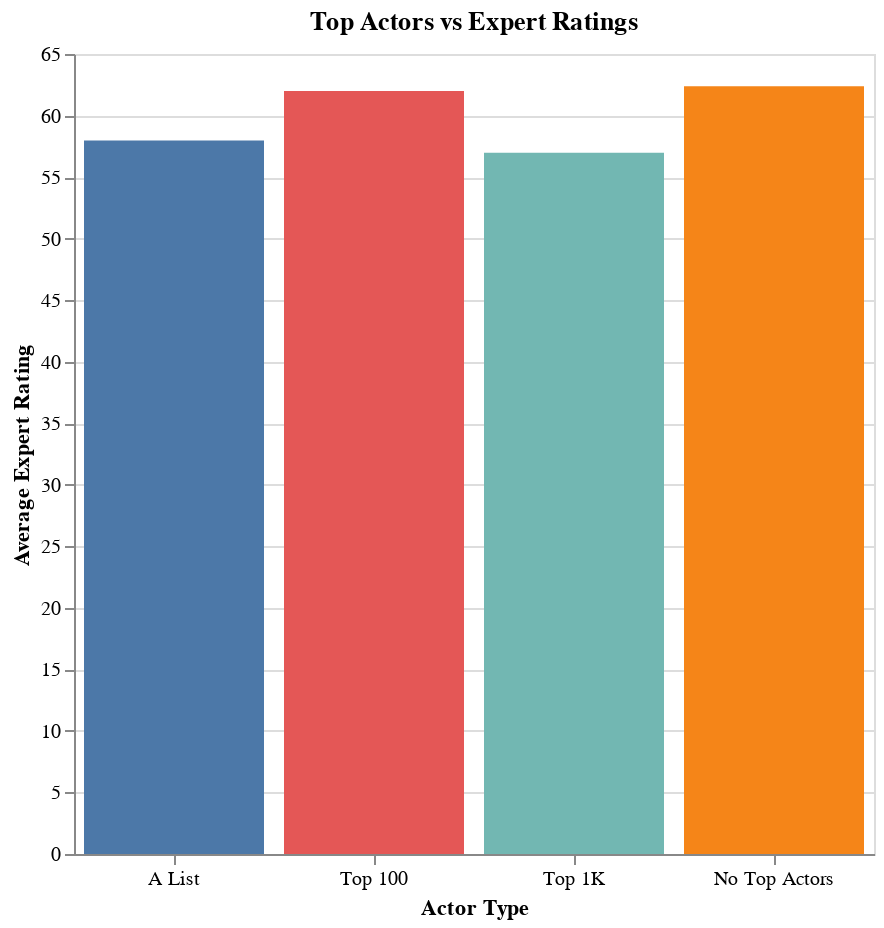

Notebook code cell kept with this figure:
### Code cell
'''
Top actors vs Expert_Ratings
'''
import pandas as pd
import altair as alt

# load data
data = pd.read_csv('data/master_dataset.csv')

# calculate average expert rating for movies with A-list actors
alist_avg_rating = data[data['a_list'] == 1]['RT_expert_rating'].mean()

# calculate average expert rating for movies with top 100 actors
top100_avg_rating = data[data['top_100'] == 1]['RT_expert_rating'].mean()

# calculate average expert rating for movies with top 1k actors
top1k_avg_rating = data[data['top_1k'] == 1]['RT_expert_rating'].mean()

# calculate average expert rating for movies without top actors
no_top_avg_rating = data[(data['a_list'] == 0) & (data['top_100'] == 0) & (data['top_1k'] == 0)]['RT_expert_rating'].mean()

# create a DataFrame to use for plotting
plot_data = pd.DataFrame({
    'actor_type': ['A List', 'Top 100', 'Top 1K', 'No Top Actors'],
    'average_rating': [alist_avg_rating, top100_avg_rating, top1k_avg_rating, no_top_avg_rating]
})

# create bar chart
chart = alt.Chart(plot_data).mark_bar().encode(
    x=alt.X('actor_type:N', title='Actor Type', axis=alt.Axis(labelAngle=0), sort=['A List', 'Top 100', 'Top 1K', 'No Top Actors']),
    y=alt.Y('average_rating:Q', title='Average Expert Rating'),
    color=alt.Color('actor_type:N', legend=None),
    tooltip=['actor_type:N', 'average_rating:Q']
).properties(
    title='Top Actors vs Expert Ratings',
    width=400,
    height=400
).interactive()

# display chart
chart.display()

### Figure 1 — Vega-Lite specification as saved in the notebook (floating-point values rounded to 4 significant figures)
{"config": {"view": {"continuousWidth": 400, "continuousHeight": 300}}, "data": {"name": "data-dd4c61a909af93b985d7e74e41a706a5"}, "mark": "bar", "encoding": {"color": {"field": "actor_type", "legend": null, "type": "nominal"}, "tooltip": [{"field": "actor_type", "type": "nominal"}, {"field": "average_rating", "type": "quantitative"}], "x": {"axis": {"labelAngle": 0}, "field": "actor_type", "sort": ["A List", "Top 100", "Top 1K", "No Top Actors"], "title": "Actor Type", "type": "nominal"}, "y": {"field": "average_rating", "title": "Average Expert Rating", "type": "quantitative"}}, "height": 400, "selection": {"selector074": {"type": "interval", "bind": "scales", "encodings": ["x", "y"]}}, "title": "Top Actors vs Expert Ratings", "width": 400, "$schema": "https://vega.github.io/schema/vega-lite/v4.17.0.json", "datasets": {"data-dd4c61a909af93b985d7e74e41a706a5": [{"actor_type": "A List", "average_rating": 57.98}, {"actor_type": "Top 100", "average_rating": 61.99}, {"actor_type": "Top 1K", "average_rating": 56.97}, {"actor_type": "No Top Actors", "average_rating": 62.39}]}}
